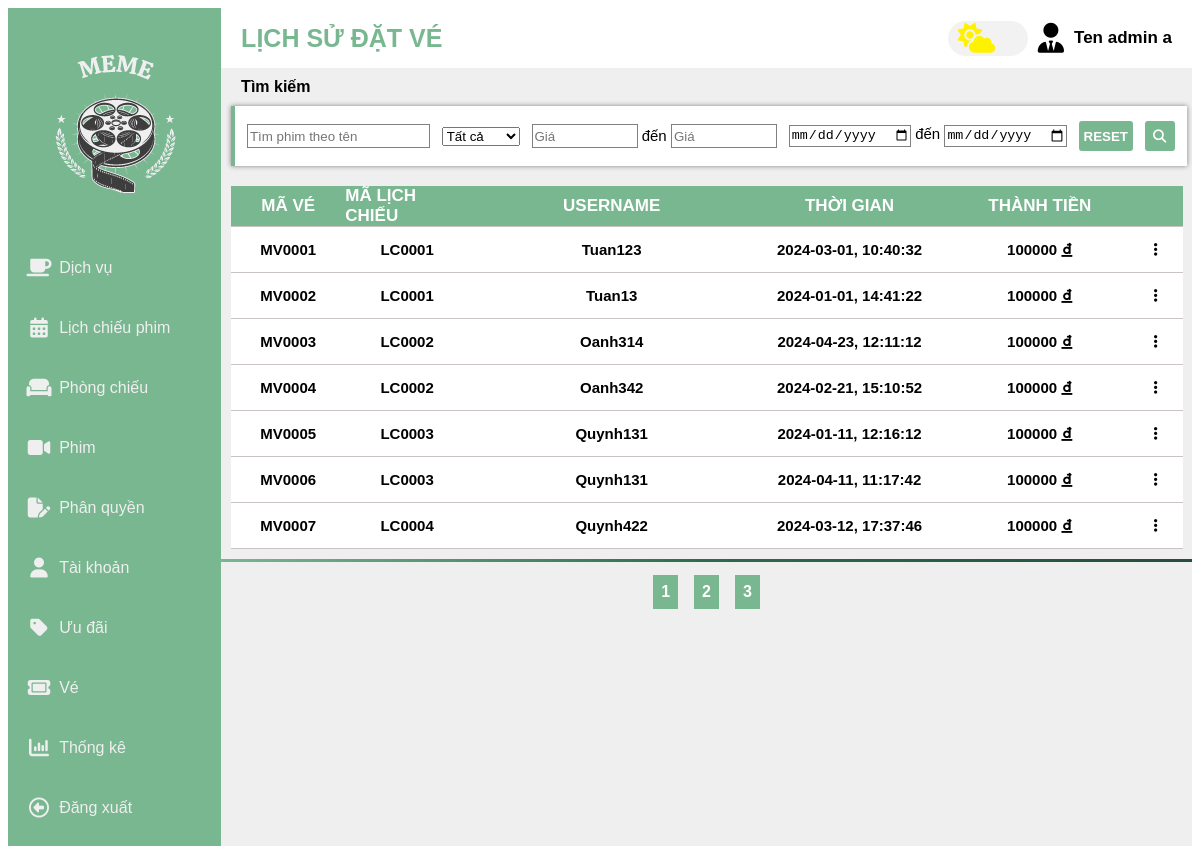
The page /admin.php?page=lsdatveadmin on the database as committed earlier.
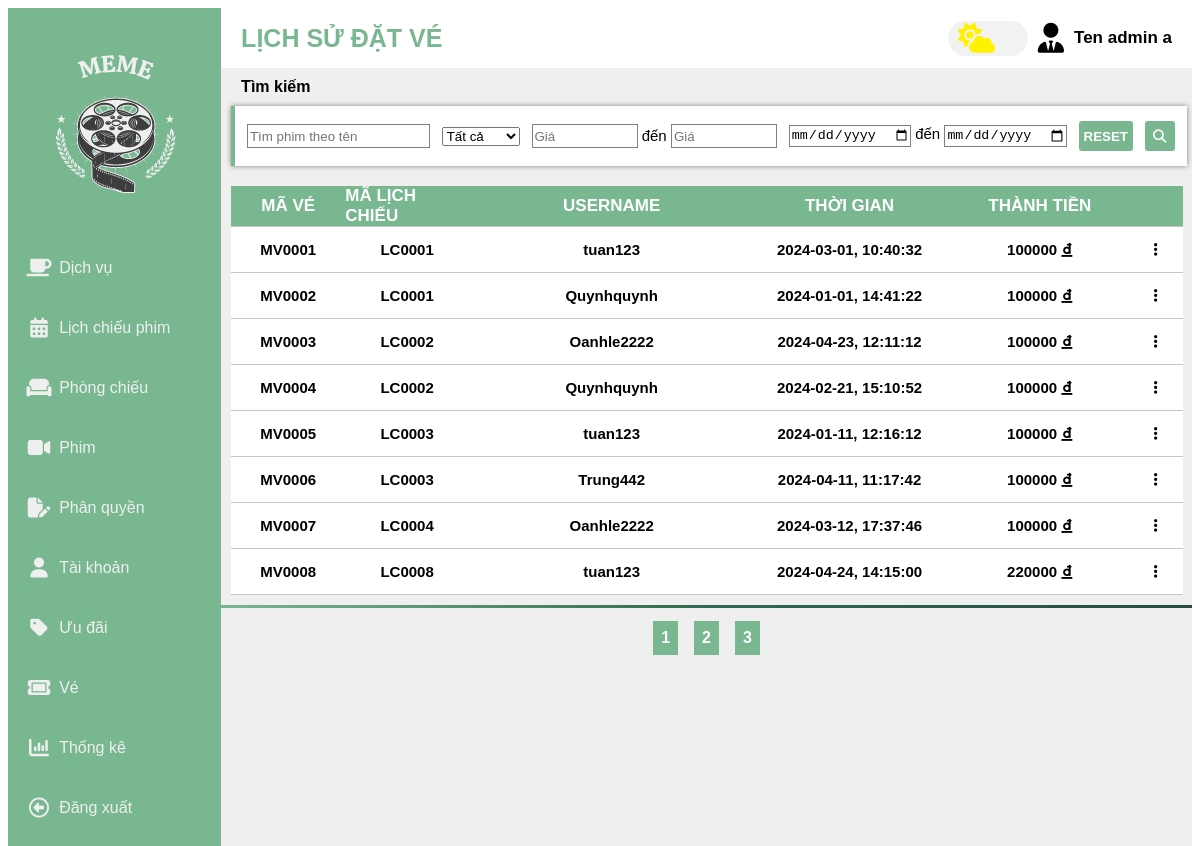
The same page on the database as committed later.
### tables this page shows
CREATE TABLE `ve` (
  `MAVE` varchar(10) NOT NULL,
  `USERNAME` varchar(255) DEFAULT NULL,
  `MALICHCHIEU` varchar(10) DEFAULT NULL,
  `TONGTIEN` int(11) DEFAULT NULL,
  `NGAY` date NOT NULL,
  `THOIGIAN` time NOT NULL,
  `PHUONGTHUCTHANHTOAN` varchar(255) DEFAULT NULL,
  `MAUUDAI` varchar(10) DEFAULT NULL
);

### database/connectDatabase.php (called while the page is built, shortened)
<?php
class connectDatabase{
    public  $conn;
    public function __construct(){
        $this->servername = "localhost";
        $this->username = "root";
        $this->password = "Oanh2004!";
        $this->database = "cinema";
        $this->conn= new mysqli($this->servername,$this->username,$this->password,$this->database);
    }
    public function executeQuery($Querry) {
        try{
            $result = $this->conn->query($Querry);
            return $result;
        }catch(Exception $e){
            echo "Lỗi: " . $e->getMessage();
            return false;
        }
    }
}

### pages/lsdatveadmin.php (the view)
<?php
    echo '<div id="history_ticket_wrap">
    <div class="history_ticket header_history_ticket">
            <span>Mã vé</span>
            <span>Mã lịch chiếu</span>
            <span>USERNAME</span>
            <span>Thời gian</span>
            <span>Thành tiền</span>
            <span></span>
    </div>
    <div class="content_history_ticket">';
    $lsdatve=getListLichsudatve();
    foreach($lsdatve as $row){
        echo '<div class="history_ticket">';
        echo '<span>'.$row['MAVE'].'</span>';
        echo '<span>'.$row['MALICHCHIEU'].'</span>';
        echo '<span>'.$row['USERNAME'].'</span>';
        echo '<span>
                <span>'.$row['NGAY'].'</span>,
                <span>'.$row['THOIGIAN'].'</span>
            </span>';
        echo '<span>
                <span>'.$row['TONGTIEN'].'</span>
                <i class="fa-solid fa-dong-sign"></i>
            </span>';
        echo '<span style="cursor:pointer;width:10px;"><i class="fa-solid fa-ellipsis-vertical" ></i></span>';
        echo ' </div>';
    }
    echo '</div>
</div>';
function getListLichsudatve(){
    $lsdatve=array();
    require_once('./database/connectDatabase.php');
$connection = new connectDatabase();
$query = "SELECT * FROM ve ";
$result = $connection->executeQuery($query);
if ($result) {
    while ($row = $result->fetch_assoc()) {
       $lsdatve[]=$row;
    }
} else {
    echo'thất bại';
    return null;
}
return $lsdatve;
}
?>

### admin.php (shortened to what this page needs)
<!DOCTYPE html>
<html lang="en">
<head>
    <link rel="stylesheet" href="./css/admin.css" />
    <link rel="stylesheet" href="https://cdnjs.cloudflare.com/ajax/libs/font-awesome/6.4.2/css/all.min.css">
    <link rel="stylesheet" href="./css/thongke.css" />
</head>
<body>
    <div class="wrapadmin">
        <nav class="menuadmin">
            <?php require './pages/menuadmin.php' ?>
        </nav>
        <div class="contentadmin">
            <div class="headeradmin">
                <?php require './pages/headeradmin.php' ?>
            </div>
            <?php
            if (isset($_GET['page'])) {
                echo '<div class="name_model" >Tìm kiếm</div>
                    <form class="searchadmin" action="">
                         ';
                require "./pages/searchadmin.php";
                echo '
                    </form>';
            }
            ?>
            <div id="content">
                <?php
                if (isset($_GET['page'])) {
                    require './pages/' . $_GET['page'] . '.php';
                } else {
                    echo '<div id="none_select_cn">Chua lua chon chuc nang</div>';
                }
                ?>
            </div>
            <div><?php
                    if (isset($_GET['page'])) {
                        echo '<span id="list_page">';
                        require "./pages/list_page_admin.php";
                        echo '</span>';
                    }
                    ?></div>
        </div>
</body>
</html>

### pages/menuadmin.php (shortened to what this page needs)
<?php
$MAQUYEN="";
$chucnang = array();
if (isset($_GET['mode'])) {
    $mode = $_GET['mode'];
    switch ($mode) {
        case "day": {
                echo '<img src="img/logoweb_admin.png">';
                break;
            }
        case "night": {
                echo '<img src="img/logoweb_admin_dark.png">';
                break;
            }
    }
} else {
    echo '<img src="img/logoweb_admin.png">';
}
if (isset($_GET['MAQYEN']))
    $MAQUYEN = $_GET['MAQYEN'];
else
    $MAQUYEN = 'QQL';
require_once('./database/connectDatabase.php');
$connection = new connectDatabase();
$query = "SELECT DISTINCT TENCHUCNANG FROM chitietquyen_chucnang,chucnang where maquyen='" . $MAQUYEN . "'AND chitietquyen_chucnang.MACHUCNANG = chucnang.MACHUCNANG;";
$result = $connection->executeQuery($query);
if ($result) {
    while ($row = $result->fetch_assoc()) {
        array_push($chucnang,$row['TENCHUCNANG']);
    }
} else {
    echo'thất bại';
}
array_push($chucnang, "Vé");
array_push($chucnang, "Thống kê");
array_push($chucnang, "Đăng xuất");
$liItem = '';
foreach ($chucnang as $tenchucnang) {
    switch ($tenchucnang) {
        case "Tài khoản":
            $nameChucnang = "qlnguoidung";
            $icon = "fa-solid fa-user";
            $href = "admin.php?page=usersadmin";
            break;
        case "Phim":
            $nameChucnang = "qlphim";
            $icon = "fa-solid fa-video";
            $href = "admin.php?page=chucnangPhim";
            break;
        case "Lịch chiếu phim":
            $nameChucnang = "pllichchieu";
            $icon = "fa-solid fa-calendar-days";
            $href = "admin.php?page=chucnangLichchieuphim";
            break;
        case "Dịch vụ":
            $nameChucnang = "qldichvu";
            $icon = "fa-solid fa-mug-saucer";
            $href = "admin.php?page=dichvuadmin";
            break;
        case "Vé":
            $nameChucnang = "qldatve";
            $icon = "fa-solid fa-ticket";
            $href = "admin.php?page=lsdatveadmin";
            break;
        case "Thống kê":
            $nameChucnang = "bcdoanhthu";
            $icon = "fa-solid fa-chart-column";
            $href = "admin.php?page=baocaodoanhthu";
            break;
        case "Phân quyền":
            $nameChucnang = "phanquyencn";
            $icon = "fa-solid fa-file-pen";
            $href = "admin.php?page=phanquyenadmin";
            break;
        case "Ưu đãi":
            $nameChucnang= "uudaiadmin";
            $icon = "fa-solid fa-tag";
            $href = "admin.php?page=uudaiadmin";
            break;
        case "Phòng chiếu":
            $nameChucnang= "phongchieuad";
            $icon = "fa-solid fa-couch";
            $href = "admin.php?page=phongchieu";
            break;
        case "Đăng xuất":
            $nameChucnang = "dangxuat";
            $icon = "fa-regular fa-circle-left";
            $href = "./";
            break;
    }
    $liItem = $liItem . "<a  href='" . $href . "'><li name='" . $nameChucnang . "'><i class='" . $icon . "'></i><span>" . $tenchucnang . "</span></li></a>";
}
echo '
        <ul>
        ' . $liItem . '
        </ul>
    ';

### pages/headeradmin.php (shortened to what this page needs)
<?php
    if(isset($_GET['page'])){
        switch($_GET['page']){
            case "lsdatveadmin":
                $chucnang="Lịch sử đặt vé";
                break;
        }
        echo '<span>'. $chucnang .'</span>';
    }else echo '<span></span>';
    echo '<span>
        <div class="mode_page">';
    if(isset($_GET['mode'])){
        $url='./admin.php?';
        $mode=$_GET['mode'];
        switch($mode){
            case "day":{
                if(isset($_GET['page'])) $url.='mode=night&page='.$_GET['page'];
                else $url.='mode=night';
                echo '<a href="'.$url.'"><i class="fa-solid fa-cloud-sun"></i></a>';
                break;
            }
            case "night":{
                if(isset($_GET['page'])) $url.='mode=day&page='.$_GET['page'];
                else $url.='mode=day';
                echo '<a href="'.$url.'"><i class="fa-solid fa-cloud-moon"></i></a>';
                break;
            }
        }
    }
    else{
        $url='./admin.php?mode=night';
        if(isset($_GET['page'])) $url=$url.'&page='.$_GET['page'];
        echo '<a href="'.$url.'"><i class="fa-solid fa-cloud-sun"></i></a>';
    }
    echo    '</div>
        <i class="fa-solid fa-user-tie"></i>
        <span>Ten admin a</span>
    </span>';
?>

### pages/searchadmin.php
<?php
    echo '<input type="text" placeholder="Tìm phim theo tên" id="searchName">
    <select id="searchCategory">
        <option selected>Tất cả</option>
        <option>Tình cảm</option>
        <option>Hài hước</option>
        <option>Gia đình</option>
        <option>Kinh dị</option>
    </select>
    <span id="searchPriceRange">
        <input type="number" min="45000" step="5000" placeholder="Giá">
        <span>đến</span>
        <input type="number" min="45000" step="5000" placeholder="Giá">
    </span>
    <span id="searchDateRange">
        <input type="date" name="start_date">
        <span>đến</span>
        <input type="date" name="end_date">
    </span>
    <button class="btn_reset" type="reset">RESET</button>
    <button class="btn_search" type="submit"><i class="fa-solid fa-magnifying-glass"></i></button>';
?>

### pages/list_page_admin.php
<?php
    echo '<ul>
    <li>1</li>
    <li>2</li>
    <li>3</li>
  </ul>';
?>

### css/admin.css (style rules this page uses)
:root { --primary_color:#79B791; --second_color: rgb(239, 239, 239); --green1: #2d6a4f; --green2: #254e3c; --green3: #0D261d; --light-gray: #c9c3c3; --overlay-gray: rgba(0, 0, 0, 0.5); }
a { text-decoration: none; }
ul { list-style: none; margin: 0; padding: 0; }
.wrapadmin { font-size: 16px; font-family: Arial; margin:0; padding:0; box-sizing: border-box; display: grid; grid-template-columns: 18% 82%; justify-content: center; }
.menuadmin { background-color: var(--primary_color); flex-wrap: wrap; display: flex; justify-content: center; height: fit-content; position: sticky; top: 0; z-index: 2; }
.menuadmin img { width: 200px; height: 200px; margin: 20px 0; border-radius: 50%; }
.menuadmin ul { width: 100%; flex-wrap: wrap; display: flex; justify-content: flex-end; list-style: none; }
.menuadmin ul a { text-decoration:none; display: flex; margin: 0 0 20px 0; width: 95%; color: var(--second_color); }
.menuadmin ul li { align-items: center; grid-template-columns: 20% 80%; display: grid; width: 100%; height: 40px; border-radius: 20px 0 0 20px ; position: relative; }
.menuadmin ul li i { font-size: 20px; justify-self: center; }
.contentadmin { display: flex; flex-direction: column; background-color: var(--second_color); }
.headeradmin { color:var(--primary_color); background-color: white; width: 100%; font-weight: 600; display: flex; justify-content: space-between; align-items: center; height: 60px; position: sticky; top:0; z-index: 20; }
.headeradmin span:first-child { margin-left:20px ; font-size: 25px; text-transform: uppercase; }
.headeradmin span:last-child { margin-right:10px ; align-items: center; display: flex; color: black; font-size: 17px; }
.headeradmin span:last-child i { margin: 0 10px; font-size: 30px; }
.headeradmin .mode_page { width:80px; height: 35px; background-color:#f3f2f2; display: flex; border-radius: 50px; align-items: center; }
.headeradmin .mode_page i { cursor: pointer; color: rgb(255, 242, 0); }
.searchadmin { font-size: 15px; margin-left: 10px; height: 60px; width: 98%; display: flex; align-items: center; justify-content: space-evenly; background-color: white; box-shadow: 0 0 5px 0 gray; border-left: 4px solid var(--primary_color); }
.searchadmin input { display: inline; border: 1px solid gray; outline: none; height: 20px; }
#searchPriceRange input { width: 100px; }
.btn_reset,.btn_search { background-color: var(--primary_color); color: white; padding: 5px; border: 0; border-radius: 3px; height: 30px; font-weight: 600; cursor: pointer; }
.btn_search { width: 30px; }
#list_page { border-top: 3px solid transparent; border-image: linear-gradient(to right,var(--primary_color), var(--green1), var(--green2)); border-image-slice: 1; display: flex; justify-content: center; height: 55px; margin-top: 10px; }
#list_page ul { display: flex; margin-top:5px; padding: 0; list-style: none; }
#list_page ul li { font-weight: bold; padding: 8px; background-color: var(--primary_color);color: white; margin: 8px; }
.name_model { font-weight: 600;width: 95%; padding: 10px 0 10px 20px; }
#history_ticket_wrap { width: 98%; margin-left: 10px; background-color: white; }
.history_ticket { display: grid; grid-template-columns: 12% 13% 30% 20% 20% 5%; height: 45px; align-items: center; border-bottom:1px solid var(--light-gray) ; font-weight: 600; font-size: 15px; }
.header_history_ticket { text-transform: uppercase; font-size: 17px; height: 40px; background-color: var(--primary_color); color: white; margin-top: 20px; }
.history_ticket span { justify-self: center; }
.content_history_ticket { display: grid; }

Rows that differ between the two databases and show on the page:
changed ve "MV0001": USERNAME "Tuan123" → "tuan123"
changed ve "MV0002": USERNAME "Tuan13" → "Quynhquynh"
changed ve "MV0003": USERNAME "Oanh314" → "Oanhle2222"
changed ve "MV0004": USERNAME "Oanh342" → "Quynhquynh"
changed ve "MV0005": USERNAME "Quynh131" → "tuan123"
changed ve "MV0006": USERNAME "Quynh131" → "Trung442"
changed ve "MV0007": USERNAME "Quynh422" → "Oanhle2222"
added ve: MAVE "MV0008", MALICHCHIEU "LC0008", USERNAME "tuan123", NGAY "2024-04-24", THOIGIAN "14:15:00", TONGTIEN "220000"
